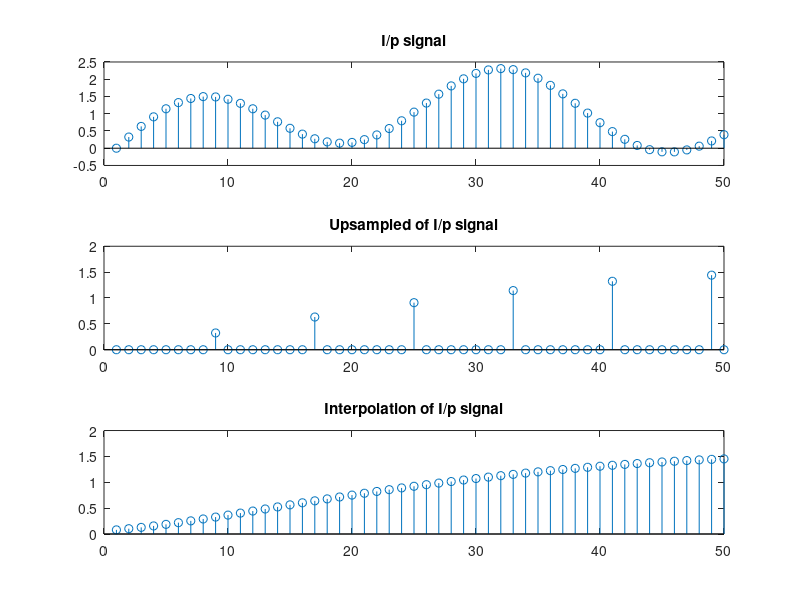
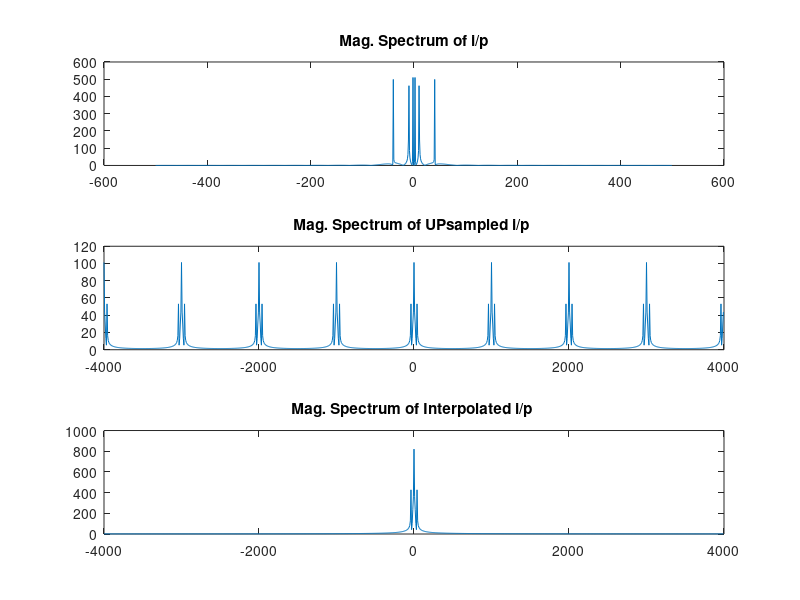

Here is the MATLAB script that generated these plots, in order:
clc
close all
clear all
fs=1000;
I=8;
ts=(1/fs);
t=0:ts:1-ts;
x = sin(2*pi*2*t)+ sin(2*pi*10*t)+sin(2*pi*40*t);% with aliasing(36 Hz aliased with 4 Hz)
%x=sin(2*pi*fr*t);
xup=upsample(x,I);
xinter=interp(x,I);
subplot(3,1,1),stem(x(1:50)),title('I/p signal')
subplot(3,1,2),stem(xup(1:50)),title('Upsampled of I/p signal')
subplot(3,1,3),stem(xinter(1:50)),title('Interpolation of I/p signal')
N=1024;
X=abs(fftshift(fft(x,N)));
Xup=abs(fftshift(fft(xup,N)));
Xinter=abs(fftshift(fft(xinter,N)));
f=(-N/2:(N-1)/2)*fs/N;
fsnew=fs*I;
fnew=(-N/2:(N-1)/2)*fsnew/N;
figure,subplot(3,1,1),plot(f,X),title('Mag. Spectrum of i/p')
subplot(3,1,2),plot(fnew,Xup),title('Mag. Spectrum of UPsampled i/p ')
subplot(3,1,3),plot(fnew,Xinter),title('Mag. Spectrum of Interpolated i/p ')